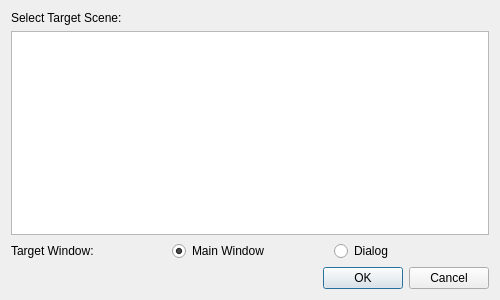
<?xml version="1.0" encoding="UTF-8"?>
<ui version="4.0">
 <class>SceneLinkDialog</class>
 <widget class="QDialog" name="SceneLinkDialog">
  <property name="geometry">
   <rect>
    <x>0</x>
    <y>0</y>
    <width>500</width>
    <height>300</height>
   </rect>
  </property>
  <property name="windowTitle">
   <string>Select Target Scene</string>
  </property>
  <layout class="QVBoxLayout" name="verticalLayout">
   <item>
    <widget class="QLabel" name="sceneSelectLabel">
     <property name="text">
      <string>Select Target Scene:</string>
     </property>
    </widget>
   </item>
   <item>
    <widget class="QListWidget" name="lwScenes"/>
   </item>
   <item>
    <layout class="QHBoxLayout" name="horizontalLayout">
     <item>
      <widget class="QLabel" name="windowSelectLabel">
       <property name="text">
        <string>Target Window:</string>
       </property>
      </widget>
     </item>
     <item>
      <widget class="QRadioButton" name="mainRadio">
       <property name="toolTip">
        <string>Open in Tabbed Scene Mode</string>
       </property>
       <property name="text">
        <string>Main Window</string>
       </property>
       <property name="checked">
        <bool>true</bool>
       </property>
      </widget>
     </item>
     <item>
      <widget class="QRadioButton" name="dialogRadio">
       <property name="toolTip">
        <string>Open in Unpinned Scene Mode</string>
       </property>
       <property name="text">
        <string>Dialog</string>
       </property>
      </widget>
     </item>
    </layout>
   </item>
   <item>
    <widget class="QDialogButtonBox" name="buttonBox">
     <property name="orientation">
      <enum>Qt::Horizontal</enum>
     </property>
     <property name="standardButtons">
      <set>QDialogButtonBox::Cancel|QDialogButtonBox::Ok</set>
     </property>
    </widget>
   </item>
  </layout>
 </widget>
 <resources/>
 <connections>
  <connection>
   <sender>buttonBox</sender>
   <signal>accepted()</signal>
   <receiver>SceneLinkDialog</receiver>
   <slot>accept()</slot>
   <hints>
    <hint type="sourcelabel">
     <x>248</x>
     <y>254</y>
    </hint>
    <hint type="destinationlabel">
     <x>157</x>
     <y>274</y>
    </hint>
   </hints>
  </connection>
  <connection>
   <sender>buttonBox</sender>
   <signal>rejected()</signal>
   <receiver>SceneLinkDialog</receiver>
   <slot>reject()</slot>
   <hints>
    <hint type="sourcelabel">
     <x>316</x>
     <y>260</y>
    </hint>
    <hint type="destinationlabel">
     <x>286</x>
     <y>274</y>
    </hint>
   </hints>
  </connection>
 </connections>
</ui>
